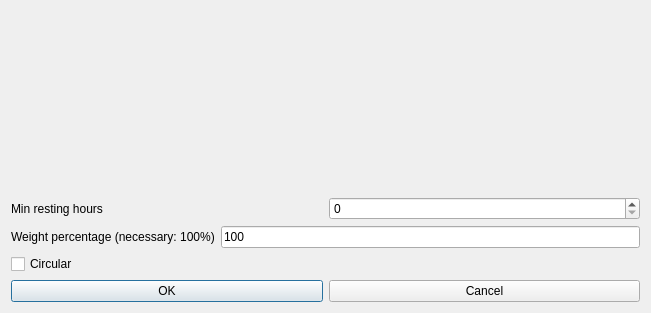
<?xml version="1.0" encoding="UTF-8"?>
<ui version="4.0">
 <class>ModifyConstraintTeachersMinRestingHoursForm_template</class>
 <widget class="QDialog" name="ModifyConstraintTeachersMinRestingHoursForm_template">
  <property name="geometry">
   <rect>
    <x>0</x>
    <y>0</y>
    <width>651</width>
    <height>313</height>
   </rect>
  </property>
  <property name="windowTitle">
   <string extracomment="This is the title of the dialog to modify a constraint of this type">Modify teachers min resting hours</string>
  </property>
  <layout class="QGridLayout" name="gridLayout">
   <item row="1" column="0" colspan="2">
    <layout class="QHBoxLayout" name="horizontalLayout">
     <item>
      <widget class="QLabel" name="textLabel1">
       <property name="text">
        <string>Min resting hours</string>
       </property>
       <property name="wordWrap">
        <bool>false</bool>
       </property>
      </widget>
     </item>
     <item>
      <widget class="QSpinBox" name="minRestingHoursSpinBox"/>
     </item>
    </layout>
   </item>
   <item row="2" column="0" colspan="2">
    <layout class="QHBoxLayout" name="horizontalLayout_2">
     <item>
      <widget class="QLabel" name="weightTextLabel">
       <property name="frameShape">
        <enum>QFrame::NoFrame</enum>
       </property>
       <property name="frameShadow">
        <enum>QFrame::Plain</enum>
       </property>
       <property name="text">
        <string>Weight percentage (necessary: 100%)</string>
       </property>
       <property name="wordWrap">
        <bool>false</bool>
       </property>
      </widget>
     </item>
     <item>
      <widget class="QLineEdit" name="weightLineEdit">
       <property name="text">
        <string notr="true">100</string>
       </property>
      </widget>
     </item>
    </layout>
   </item>
   <item row="4" column="0" colspan="2">
    <layout class="QHBoxLayout">
     <item>
      <widget class="QPushButton" name="okPushButton">
       <property name="text">
        <string>OK</string>
       </property>
      </widget>
     </item>
     <item>
      <widget class="QPushButton" name="cancelPushButton">
       <property name="text">
        <string>Cancel</string>
       </property>
      </widget>
     </item>
    </layout>
   </item>
   <item row="3" column="0" colspan="2">
    <widget class="QCheckBox" name="circularCheckBox">
     <property name="text">
      <string>Circular</string>
     </property>
    </widget>
   </item>
   <item row="0" column="0" colspan="2">
    <spacer name="spacer5">
     <property name="orientation">
      <enum>Qt::Vertical</enum>
     </property>
     <property name="sizeType">
      <enum>QSizePolicy::Expanding</enum>
     </property>
     <property name="sizeHint" stdset="0">
      <size>
       <width>20</width>
       <height>83</height>
      </size>
     </property>
    </spacer>
   </item>
  </layout>
 </widget>
 <layoutdefault spacing="6" margin="11"/>
 <resources/>
 <connections/>
</ui>
